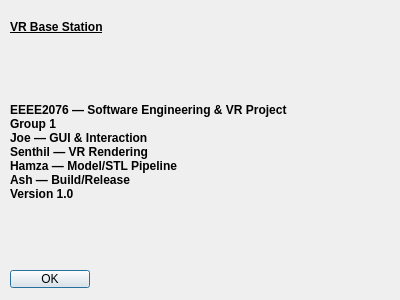
<?xml version="1.0" encoding="UTF-8"?>
<ui version="4.0">
 <class>AboutDialog</class>
 <widget class="QDialog" name="AboutDialog">
  <property name="geometry">
   <rect>
    <x>0</x>
    <y>0</y>
    <width>400</width>
    <height>300</height>
   </rect>
  </property>
  <property name="windowTitle">
   <string>Dialog</string>
  </property>
  <widget class="QWidget" name="widget" native="true">
   <property name="geometry">
    <rect>
     <x>10</x>
     <y>20</y>
     <width>371</width>
     <height>181</height>
    </rect>
   </property>
   <layout class="QVBoxLayout" name="verticalLayout">
    <item>
     <widget class="QLabel" name="label">
      <property name="font">
       <font>
        <family>MS Sans Serif</family>
        <pointsize>9</pointsize>
        <bold>true</bold>
        <underline>true</underline>
       </font>
      </property>
      <property name="text">
       <string>VR Base Station</string>
      </property>
     </widget>
    </item>
    <item>
     <spacer name="verticalSpacer">
      <property name="orientation">
       <enum>Qt::Orientation::Vertical</enum>
      </property>
      <property name="sizeHint" stdset="0">
       <size>
        <width>20</width>
        <height>40</height>
       </size>
      </property>
     </spacer>
    </item>
    <item>
     <widget class="QLabel" name="label_2">
      <property name="font">
       <font>
        <family>MS Sans Serif</family>
        <pointsize>9</pointsize>
        <bold>true</bold>
       </font>
      </property>
      <property name="text">
       <string>EEEE2076 — Software Engineering &amp; VR Project
Group 1
Joe — GUI &amp; Interaction
Senthil — VR Rendering
Hamza — Model/STL Pipeline
Ash — Build/Release
Version 1.0</string>
      </property>
     </widget>
    </item>
   </layout>
  </widget>
  <widget class="QPushButton" name="okButton">
   <property name="geometry">
    <rect>
     <x>10</x>
     <y>270</y>
     <width>80</width>
     <height>18</height>
    </rect>
   </property>
   <property name="text">
    <string>OK</string>
   </property>
  </widget>
 </widget>
 <resources/>
 <connections/>
</ui>
